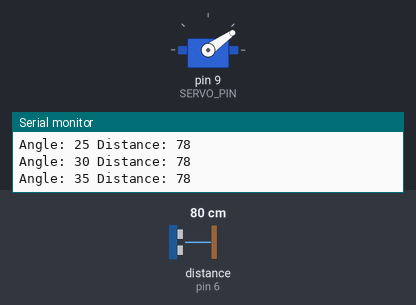
Bench run of a sketch on a simulated Arduino Uno, built with avr-gcc and run on an emulated ATmega328P. Parts: servo, the last lines printed to the serial monitor. Wiring (inferred from the names in the program): ultrasonic range finder: trigger pin 7; echo pin 6. The test bench sets the inputs (shaded band); at power-on: distance to the obstacle (sensor on pin 6) 80 cm. The echo pulse lasts 58.3 µs per cm.

Above: at 1.2 s.
1.3 s: distance to the obstacle (sensor on pin 6) set to 2 cm
At 2.08 s:
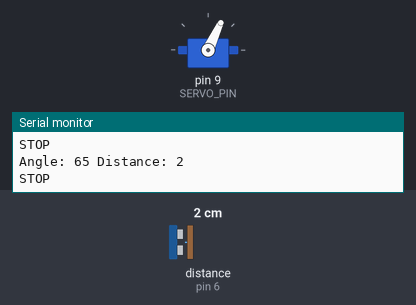
7.3 s: distance to the obstacle (sensor on pin 6) set to 60 cm
At 7.37 s:
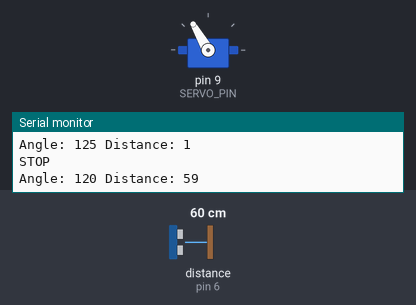
Timing chart, 0 to 16.3 s (numbered marks = the images above; inputs shaded):
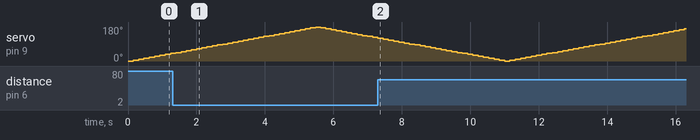

The sketch:

Arduino_car.ino
```cpp
#include <Servo.h>

#define TRIG_PIN 7
#define ECHO_PIN 6
#define SERVO_PIN 9
#define OBSTACLE_DISTANCE 10

Servo myServo;
int angle = 0;
bool forward = true;

void setup() {
    Serial.begin(9600);
    pinMode(TRIG_PIN, OUTPUT);
    pinMode(ECHO_PIN, INPUT);

    myServo.attach(SERVO_PIN);
    myServo.write(0);
}

long getDistance() {
    digitalWrite(TRIG_PIN, LOW);
    delayMicroseconds(2);
    digitalWrite(TRIG_PIN, HIGH);
    delayMicroseconds(10);
    digitalWrite(TRIG_PIN, LOW);

    long duration = pulseIn(ECHO_PIN, HIGH);
    int distance = duration * 0.034 / 2;  // Convert to cm

    if (distance == 0 || distance > 400) {
        return -1;  // Invalid reading
    }
    return distance;
}

void loop() {
    myServo.write(angle);
    delay(50);

    int distance = getDistance();

    if (distance != -1) {
        Serial.print("Angle: ");
        Serial.print(angle);
        Serial.print(" Distance: ");
        Serial.println(distance);
    } else {
        Serial.println("No valid reading");
    }

    if (distance > 0 && distance < OBSTACLE_DISTANCE) {
        Serial.println("STOP");
    }

    if (forward) {
        angle += 5;
        if (angle >= 180) forward = false;
    } else {
        angle -= 5;
        if (angle <= 0) forward = true;
    }

    delay(100);
}
```
